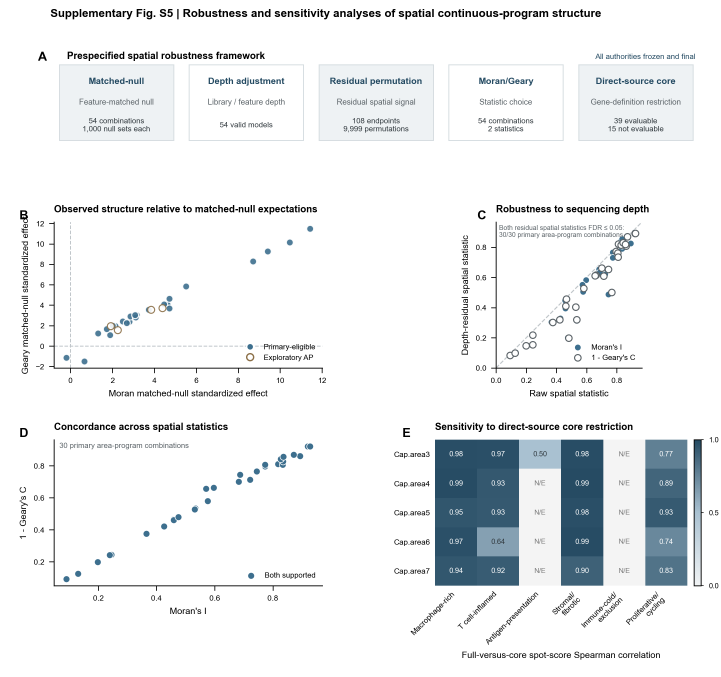
#> input picture supplementary_figures/S5/Supplementary_Fig_S5_FINAL_SUBMISSION.png, 2163 x 2031 px (shown at 1/3 size)
$ python -i build_s5.py   (imports and definitions only)
#> lines starting #> are read from the running program, lines starting #| are printed output that depends on the picture
from __future__ import annotations

import argparse
import csv
import hashlib
import json
import math
import os
import re
from pathlib import Path

import numpy as np
import pandas as pd


REPOSITORY_ROOT = Path(__file__).resolve().parents[3]
ROOT = Path(os.environ.get("DLBCL_PROJECT_ROOT", REPOSITORY_ROOT))
OUT = ROOT / "revision_2026_reviewer_response/07c_suppfig_s5_spatial_robustness_final"

P06 = ROOT / "revision_2026_reviewer_response/06p_wp3_matched_null_and_depth_sensitivity"
P06O = ROOT / "revision_2026_reviewer_response/06o_source_grounded_program_sensitivity"
P06C = ROOT / "revision_2026_reviewer_response/06c_wp3_real_spatial_continuous_analysis/continuation_v3/finalization_v2"

FILES = {
    "06p_report": P06 / "01_execution_outputs/06P_FINAL_REPORT.md",
    "06p_validation": P06 / "01_execution_outputs/validation/06P_EXECUTION_VALIDATION.csv",
    "matched": P06 / "01_execution_outputs/matched_null/MATCHED_NULL_EMPIRICAL_TESTS.csv",
    "matched_raw": P06 / "01_execution_outputs/matched_null/MATCHED_NULL_MORAN_GEARY.csv",
    "matching_qc": P06 / "01_execution_outputs/matched_null/MATCHING_QC.csv",
    "depth_model": P06 / "01_execution_outputs/depth/DEPTH_MODEL_DIAGNOSTICS.csv",
    "depth_stats": P06 / "01_execution_outputs/depth/DEPTH_RESIDUAL_SPATIAL_STATISTICS.csv",
    "depth_perm": P06 / "01_execution_outputs/depth/DEPTH_RESIDUAL_PERMUTATION_SUMMARY.csv",
    "fdr_06p": P06 / "01_execution_outputs/fdr/06P_SEPARATE_FDR_RESULTS.csv",
    "fdr_contract_06p": P06 / "00_protocol_freeze/06P_FDR_FAMILY_CONTRACT.csv",
    "06o_report": P06O / "01_execution_outputs/06O_FINAL_REPORT.md",
    "06o_validation": P06O / "01_execution_outputs/validation/06O_EXECUTION_VALIDATION.csv",
    "core_concordance": P06O / "01_execution_outputs/spatial/FULL_CORE_SPOT_SCORE_CONCORDANCE.csv",
    "core_stats": P06O / "01_execution_outputs/spatial/CORE_MORAN_GEARY.csv",
    "core_perm": P06O / "01_execution_outputs/spatial/CORE_SCORE_LABEL_PERMUTATIONS.csv",
    "core_fdr": P06O / "01_execution_outputs/spatial/06O_SENSITIVITY_FDR.csv",
    "wp3_completion": P06C / "WP3_FINALIZATION_COMPLETION_REPORT.csv",
    "wp3_validation": P06C / "WP3_FINAL_VALIDATOR_V4.csv",
    "wp3_moran": P06C / "WP3_FINAL_MORAN_GEARY_AUTHORITY.csv",
}

PROGRAM_ORDER = [
    "macrophage_rich",
    "t_cell_inflamed",
    "antigen_presentation",
    "stromal_fibrotic",
    "immune_cold_exclusion",
    "proliferative_cycling",
]
PROGRAM_LABELS = {
    "macrophage_rich": "Macrophage-rich",
    "t_cell_inflamed": "T cell-inflamed",
    "antigen_presentation": "Antigen-presentation",
    "stromal_fibrotic": "Stromal/fibrotic",
    "immune_cold_exclusion": "Immune-cold/exclusion",
    "proliferative_cycling": "Proliferative/cycling",
}
AREA_ORDER = [f"Cap.area{i}" for i in range(3, 8)]


# [6 lines left out: function sha256, not called in this run]


def area_short(value: str) -> str:
    match = re.search(r"Cap\.area\d+", value)
    return match.group(0) if match else value


# [145 lines left out: functions require_authority, inventory_rows, write_authority_outputs, not called in this run]


def prepare_sources(data: dict[str, pd.DataFrame]) -> dict[str, pd.DataFrame]:
    matched = data["matched"].copy()
    matched["area"] = matched["capture_area_id"].map(area_short)
    fdr = data["fdr_06p"].copy()
    matched_fdr = fdr[fdr["endpoint_type"].isin(["MATCHED_NULL_MORAN", "MATCHED_NULL_GEARY"])].copy()
    matched_fdr = matched_fdr.pivot(index=["capture_area_id", "role_family", "program_id"], columns="endpoint_type", values="BH_FDR").reset_index()
    matched_fdr.columns.name = None
    matched = matched.merge(matched_fdr, on=["capture_area_id", "role_family", "program_id"], how="left", validate="one_to_one")

    depth = data["depth_stats"].copy()
    depth["area"] = depth["capture_area_id"].map(area_short)
    depth_fdr = fdr[fdr["endpoint_type"].isin(["DEPTH_ADJUSTED_MORAN", "DEPTH_ADJUSTED_GEARY"])].copy()
    depth_fdr = depth_fdr.pivot(index=["capture_area_id", "role_family", "program_id"], columns="endpoint_type", values="BH_FDR").reset_index()
    depth_fdr.columns.name = None
    depth = depth.merge(depth_fdr, on=["capture_area_id", "role_family", "program_id"], how="left", validate="one_to_one")

    mg = data["wp3_moran"].copy()
    mg["area"] = mg["capture_area_id"].map(area_short)
    mg["Geary_departure"] = 1 - mg["Geary_C"]
    mg["Moran_supported"] = mg["Moran_FDR"] <= 0.05
    mg["Geary_supported"] = mg["Geary_FDR"] <= 0.05
    mg["support_status"] = np.select(
        [mg["Moran_supported"] & mg["Geary_supported"], mg["Moran_supported"], mg["Geary_supported"]],
        ["Both supported", "Moran only", "Geary only"],
        default="Neither",
    )

    core = data["core_concordance"].copy()
    core["area"] = core["capture_area_id"].map(area_short)
    core_stats = data["core_stats"].copy()
    core_stats["area"] = core_stats["capture_area_id"].map(area_short)

    included = pd.DataFrame([
        {"panel": "A", "analysis_family": "Authority overview", "frozen_source": "Inventory of final authorities", "plotted_scope": "Five completed robustness families", "new_analysis": "NO"},
        {"panel": "B", "analysis_family": "Matched-null", "frozen_source": FILES["matched"].name, "plotted_scope": "Five primary DLBCL areas; all six programs with AP coverage role retained", "new_analysis": "NO"},
        {"panel": "C", "analysis_family": "Depth adjustment and residual permutation", "frozen_source": FILES["depth_stats"].name, "plotted_scope": "Five primary DLBCL areas; raw and residual statistics", "new_analysis": "NO"},
        {"panel": "D", "analysis_family": "Moran/Geary concordance", "frozen_source": FILES["wp3_moran"].name, "plotted_scope": "Five primary DLBCL areas; both FDR authorities preserved", "new_analysis": "NO"},
        {"panel": "E", "analysis_family": "Direct-source-core restriction", "frozen_source": FILES["core_concordance"].name, "plotted_scope": "Five primary DLBCL areas; evaluable and NOT_EVALUABLE combinations", "new_analysis": "NO"},
    ])

    sources = {
        "S5_MATCHED_NULL_SOURCE.csv": matched,
        "S5_DEPTH_SENSITIVITY_SOURCE.csv": depth,
        "S5_RESIDUAL_PERMUTATION_SOURCE.csv": data["depth_perm"].copy(),
        "S5_MORAN_GEARY_SOURCE.csv": mg,
        "S5_COVERAGE_SENSITIVITY_SOURCE.csv": core.merge(
            core_stats[["capture_area_id", "program_id", "Moran_effect_retention_ratio", "Geary_spatial_departure_retention", "Moran_BH_FDR", "Geary_BH_FDR"]],
            on=["capture_area_id", "program_id"], how="left", validate="one_to_one"
        ),
        "S5_FINAL_INCLUDED_ANALYSES.csv": included,
    }
    for name, frame in sources.items():
        frame.to_csv(OUT / name, index=False)
    return sources


# [22 lines left out: function setup_plotting, not called in this run]


def panel_label(ax, label: str) -> None:
    ax.text(-0.13, 1.08, label, transform=ax.transAxes, fontsize=9, fontweight="bold", va="top", ha="left")


# [223 lines left out: functions make_figure, write_legend_and_qc, main, not called in this run]


# [2 lines not run here, left out]

>>> import cv2
>>> picture = cv2.imread('../../../supplementary_figures/S5/Supplementary_Fig_S5_FINAL_SUBMISSION.png', cv2.IMREAD_GRAYSCALE)
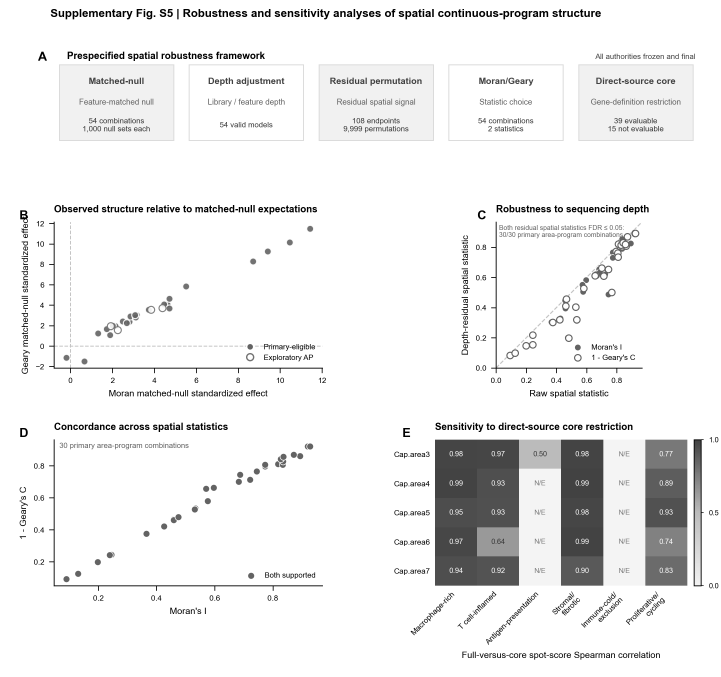
#> picture: shape (2031, 2163) (shown at 1/3 size); min 0, max 255, mean 238.4
#> (the run stopped early here; a loop or call above may not have finished)
